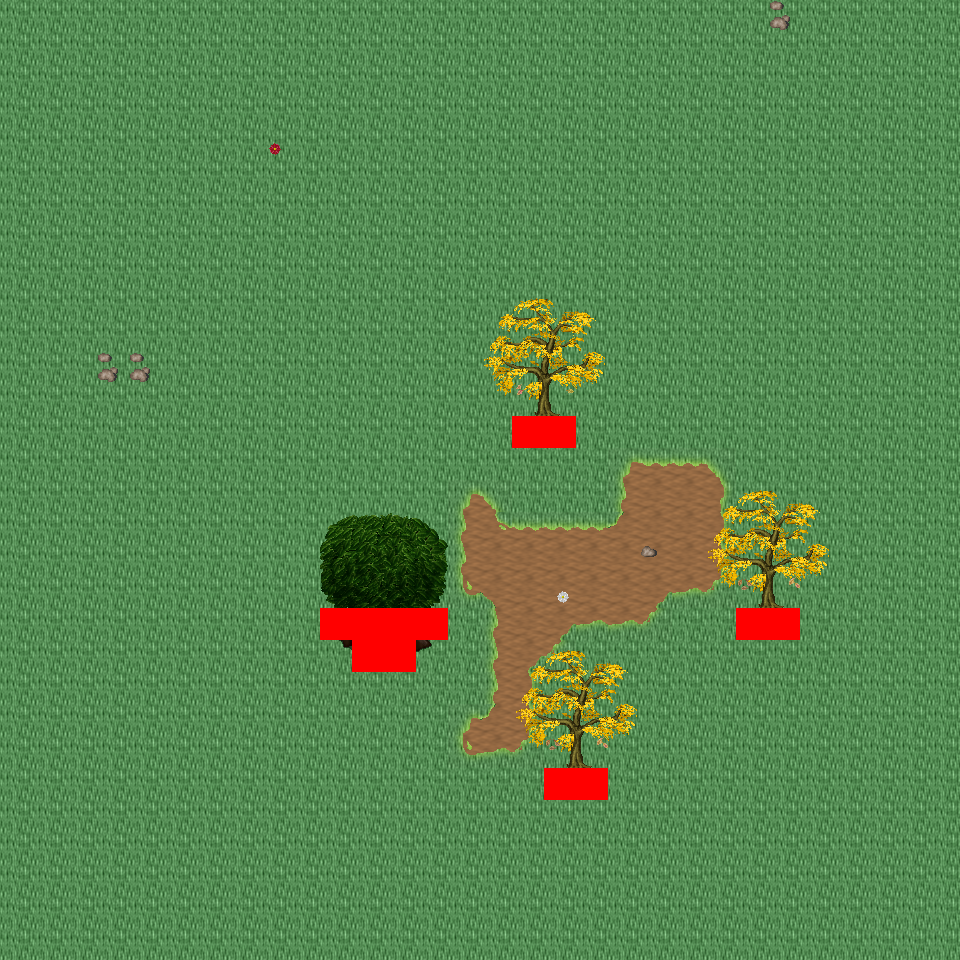

Rendered tile map (Tiled .tmx) drawn with the repository's tilesets; below, a short description and the map source with its tile grids summarised:
An orthogonal 30x30 tile map with 32x32 px tiles, 6 tile layers (Ground, Object, Object2, Above, ...), 25 tilesets and 3 objects (3x mapExit).

<map version="1.0" orientation="orthogonal" renderorder="right-down" width="30" height="30" tilewidth="32" tileheight="32" nextobjectid="4">
  <tileset firstgid="1" name="tileset_logic_collision" tilewidth="32" tileheight="32" tilecount="1" columns="1">
    <image source="../drawable/tileset_logic_collision.png" width="32" height="32" />
  </tileset>
  <tileset firstgid="2" name="tileset_ground_ridge_earth_pale" tilewidth="32" tileheight="32" tilecount="96" columns="12">
    <image source="../drawable/tileset_ground_ridge_earth_pale.png" width="384" height="256" />
  </tileset>
  <tileset firstgid="98" name="tileset_ground_ridge_earth_dark" tilewidth="32" tileheight="32" tilecount="96" columns="12">
    <image source="../drawable/tileset_ground_ridge_earth_dark.png" width="384" height="256" />
  </tileset>
  <tileset firstgid="194" name="tileset_ground_ground" tilewidth="32" tileheight="32" tilecount="33" columns="3">
    <image source="../drawable/tileset_ground_ground.png" width="96" height="352" />
  </tileset>
  <tileset firstgid="227" name="tileset_plant_stump_small_stump" tilewidth="32" tileheight="32" tilecount="4" columns="2">
    <image source="../drawable/tileset_plant_stump_small_stump.png" width="64" height="64" />
  </tileset>
  <tileset firstgid="231" name="tileset_plant_tree_fall_trees" tilewidth="32" tileheight="32" tilecount="40" columns="8">
    <image source="../drawable/tileset_plant_tree_fall_trees.png" width="256" height="160" />
  </tileset>
  <tileset firstgid="271" name="tileset_plant_tree_pine_tree" tilewidth="32" tileheight="32" tilecount="20" columns="4">
    <image source="../drawable/tileset_plant_tree_pine_tree.png" width="128" height="160" />
  </tileset>
  <tileset firstgid="291" name="tileset_plant_tree_tree_darkgreen" tilewidth="32" tileheight="32" tilecount="88" columns="8">
    <image source="../drawable/tileset_plant_tree_tree_darkgreen.png" width="256" height="352" />
  </tileset>
  <tileset firstgid="379" name="tileset_plant_leaves" tilewidth="32" tileheight="32" tilecount="8" columns="4">
    <image source="../drawable/tileset_plant_leaves.png" width="128" height="64" />
  </tileset>
  <tileset firstgid="387" name="tileset_plant_flower_daisy_blue" tilewidth="32" tileheight="32" tilecount="8" columns="2">
    <image source="../drawable/tileset_plant_flower_daisy_blue.png" width="64" height="128" />
  </tileset>
  <tileset firstgid="395" name="tileset_plant_flower_daisy_red" tilewidth="32" tileheight="32" tilecount="8" columns="2">
    <image source="../drawable/tileset_plant_flower_daisy_red.png" width="64" height="128" />
  </tileset>
  <tileset firstgid="403" name="tileset_plant_flower_daisy_white" tilewidth="32" tileheight="32" tilecount="8" columns="2">
    <image source="../drawable/tileset_plant_flower_daisy_white.png" width="64" height="128" />
  </tileset>
  <tileset firstgid="411" name="tileset_plant_flower_daisy_yellow" tilewidth="32" tileheight="32" tilecount="8" columns="2">
    <image source="../drawable/tileset_plant_flower_daisy_yellow.png" width="64" height="128" />
  </tileset>
  <tileset firstgid="419" name="tileset_ground_grass_corners" tilewidth="32" tileheight="32" tilecount="24" columns="6">
    <image source="../drawable/tileset_ground_grass_corners.png" width="192" height="128" />
  </tileset>
  <tileset firstgid="443" name="tileset_ground_grass_edges" tilewidth="32" tileheight="32" tilecount="36" columns="12">
    <image source="../drawable/tileset_ground_grass_edges.png" width="384" height="96" />
  </tileset>
  <tileset firstgid="479" name="tileset_ground_rock_pebbles" tilewidth="32" tileheight="32" tilecount="3" columns="1">
    <image source="../drawable/tileset_ground_rock_pebbles.png" width="32" height="96" />
  </tileset>
  <tileset firstgid="482" name="tileset_logic_portal" tilewidth="32" tileheight="32" tilecount="24" columns="8">
    <image source="../drawable/tileset_logic_portal.png" width="256" height="96" />
  </tileset>
  <tileset firstgid="506" name="tileset_logic_creature_ent" tilewidth="32" tileheight="32" tilecount="4" columns="4">
    <image source="../drawable/tileset_logic_creature_ent.png" width="128" height="32" />
  </tileset>
  <tileset firstgid="510" name="tileset_logic_creature_animal" tilewidth="32" tileheight="32" tilecount="32" columns="8">
    <image source="../drawable/tileset_logic_creature_animal.png" width="256" height="128" />
  </tileset>
  <tileset firstgid="542" name="tileset_logic_creature_human_evil" tilewidth="32" tileheight="32" tilecount="16" columns="8">
    <image source="../drawable/tileset_logic_creature_human_evil.png" width="256" height="64" />
  </tileset>
  <tileset firstgid="558" name="tileset_terrain_grassland" tilewidth="32" tileheight="32" tilecount="88" columns="8">
    <image source="../drawable/tileset_terrain_grassland.png" width="256" height="352" />
  </tileset>
  <tileset firstgid="646" name="tileset_terrain_cave_opening" tilewidth="32" tileheight="32" tilecount="12" columns="3">
    <image source="../drawable/tileset_terrain_cave_opening.png" width="96" height="128" />
  </tileset>
  <tileset firstgid="658" name="tileset_ground_ladder_vertical_dark" tilewidth="32" tileheight="32" tilecount="3" columns="3">
    <image source="../drawable/tileset_ground_ladder_vertical_dark.png" width="96" height="32" />
  </tileset>
  <tileset firstgid="661" name="tileset_plant_flower_flowers_mixed" tilewidth="32" tileheight="32" tilecount="16" columns="4">
    <image source="../drawable/tileset_plant_flower_flowers_mixed.png" width="128" height="128" />
  </tileset>
  <tileset firstgid="677" name="tileset_logic_creature_reptile" tilewidth="32" tileheight="32" tilecount="7" columns="7">
    <image source="../drawable/tileset_logic_creature_reptile.png" width="224" height="32" />
  </tileset>
  <layer name="Ground" width="30" height="30">
    <data>[900 cells, 900 non-empty, 2 distinct tile ids]</data>
  </layer>
  <layer name="Object" width="30" height="30">
    <data>[900 cells, 54 non-empty, 24 distinct tile ids]</data>
  </layer>
  <layer name="Object2" width="30" height="30">
    <data>[900 cells, 16 non-empty, 10 distinct tile ids]</data>
  </layer>
  <layer name="Above" width="30" height="30">
    <data>[900 cells, 60 non-empty, 28 distinct tile ids]</data>
  </layer>
  <layer name="Above2" width="30" height="30">
    <data>[900 cells, 0 non-empty, 0 distinct tile ids]</data>
  </layer>
  <layer name="Walkable" width="30" height="30">
    <data>[900 cells, 12 non-empty, 1 distinct tile ids]</data>
  </layer>
  <objectgroup name="MapEvents">
    <object id="1" name="north" type="mapExit" x="0" y="0" width="960" height="32">
      <properties>
        <property name="map" value="level_0_x51_y27" />
        <property name="x" value="0" />
        <property name="y" value="28" />
      </properties>
    </object>
    <object id="2" name="south" type="mapExit" x="0" y="928" width="960" height="32">
      <properties>
        <property name="map" value="level_0_x51_y29" />
        <property name="x" value="0" />
        <property name="y" value="1" />
      </properties>
    </object>
    <object id="3" name="east" type="mapExit" x="928" y="0" width="32" height="960">
      <properties>
        <property name="map" value="level_0_x52_y28" />
        <property name="x" value="1" />
        <property name="y" value="0" />
      </properties>
    </object>
  </objectgroup>
</map>
